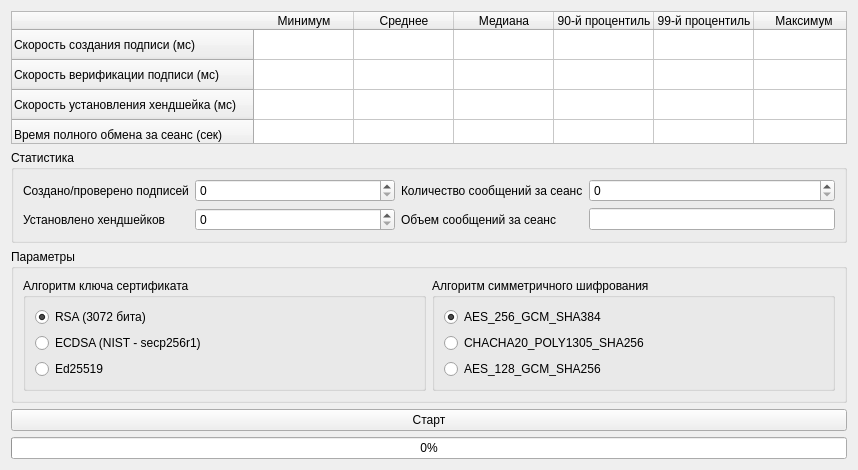
<?xml version="1.0" encoding="UTF-8"?>
<ui version="4.0">
 <class>Benchmark</class>
 <widget class="QWidget" name="Benchmark">
  <property name="geometry">
   <rect>
    <x>0</x>
    <y>0</y>
    <width>858</width>
    <height>470</height>
   </rect>
  </property>
  <property name="sizePolicy">
   <sizepolicy hsizetype="Preferred" vsizetype="Preferred">
    <horstretch>0</horstretch>
    <verstretch>0</verstretch>
   </sizepolicy>
  </property>
  <property name="windowTitle">
   <string>Тест скорости</string>
  </property>
  <layout class="QGridLayout" name="gridLayout_5">
   <item row="0" column="0">
    <widget class="QTableWidget" name="tableWidget">
     <property name="verticalScrollBarPolicy">
      <enum>Qt::ScrollBarPolicy::ScrollBarAlwaysOff</enum>
     </property>
     <property name="horizontalScrollBarPolicy">
      <enum>Qt::ScrollBarPolicy::ScrollBarAlwaysOff</enum>
     </property>
     <property name="editTriggers">
      <set>QAbstractItemView::EditTrigger::NoEditTriggers</set>
     </property>
     <property name="selectionMode">
      <enum>QAbstractItemView::SelectionMode::NoSelection</enum>
     </property>
     <attribute name="verticalHeaderMinimumSectionSize">
      <number>16</number>
     </attribute>
     <row>
      <property name="text">
       <string>Скорость создания подписи (мс)</string>
      </property>
     </row>
     <row>
      <property name="text">
       <string>Скорость верификации подписи (мс)</string>
      </property>
     </row>
     <row>
      <property name="text">
       <string>Скорость установления хендшейка (мс)</string>
      </property>
     </row>
     <row>
      <property name="text">
       <string>Время полного обмена за сеанс (сек)</string>
      </property>
     </row>
     <column>
      <property name="text">
       <string>Минимум</string>
      </property>
     </column>
     <column>
      <property name="text">
       <string>Среднее</string>
      </property>
     </column>
     <column>
      <property name="text">
       <string>Медиана</string>
      </property>
     </column>
     <column>
      <property name="text">
       <string>90-й процентиль</string>
      </property>
     </column>
     <column>
      <property name="text">
       <string>99-й процентиль</string>
      </property>
     </column>
     <column>
      <property name="text">
       <string>Максимум</string>
      </property>
     </column>
    </widget>
   </item>
   <item row="1" column="0">
    <widget class="QGroupBox" name="groupBox_2">
     <property name="title">
      <string>Статистика</string>
     </property>
     <layout class="QGridLayout" name="gridLayout_3">
      <item row="1" column="1">
       <widget class="QSpinBox" name="spinBox_2">
        <property name="minimumSize">
         <size>
          <width>200</width>
          <height>0</height>
         </size>
        </property>
        <property name="maximum">
         <number>1000000</number>
        </property>
       </widget>
      </item>
      <item row="0" column="1">
       <widget class="QSpinBox" name="spinBox">
        <property name="minimumSize">
         <size>
          <width>200</width>
          <height>0</height>
         </size>
        </property>
        <property name="maximum">
         <number>1000000</number>
        </property>
       </widget>
      </item>
      <item row="1" column="3">
       <widget class="QLineEdit" name="lineEdit_4">
        <property name="readOnly">
         <bool>true</bool>
        </property>
       </widget>
      </item>
      <item row="0" column="2">
       <widget class="QLabel" name="label_3">
        <property name="text">
         <string>Количество сообщений за сеанс</string>
        </property>
       </widget>
      </item>
      <item row="0" column="3">
       <widget class="QSpinBox" name="spinBox_3">
        <property name="maximum">
         <number>1000000</number>
        </property>
       </widget>
      </item>
      <item row="0" column="0">
       <widget class="QLabel" name="label">
        <property name="text">
         <string>Создано/проверено подписей</string>
        </property>
       </widget>
      </item>
      <item row="1" column="2">
       <widget class="QLabel" name="label_4">
        <property name="text">
         <string>Объем сообщений за сеанс</string>
        </property>
       </widget>
      </item>
      <item row="1" column="0">
       <widget class="QLabel" name="label_2">
        <property name="text">
         <string>Установлено хендшейков</string>
        </property>
       </widget>
      </item>
     </layout>
    </widget>
   </item>
   <item row="2" column="0">
    <widget class="QGroupBox" name="groupBox">
     <property name="title">
      <string>Параметры</string>
     </property>
     <layout class="QGridLayout" name="gridLayout_4">
      <item row="0" column="0">
       <widget class="QGroupBox" name="groupBox_3">
        <property name="title">
         <string>Алгоритм ключа сертификата</string>
        </property>
        <layout class="QGridLayout" name="gridLayout">
         <item row="0" column="0">
          <widget class="QRadioButton" name="radioButton_5">
           <property name="text">
            <string>RSA (3072 бита)</string>
           </property>
           <property name="checked">
            <bool>true</bool>
           </property>
          </widget>
         </item>
         <item row="1" column="0">
          <widget class="QRadioButton" name="radioButton_4">
           <property name="text">
            <string>ECDSA (NIST - secp256r1)</string>
           </property>
          </widget>
         </item>
         <item row="2" column="0">
          <widget class="QRadioButton" name="radioButton_6">
           <property name="text">
            <string>Ed25519</string>
           </property>
          </widget>
         </item>
        </layout>
       </widget>
      </item>
      <item row="0" column="1">
       <widget class="QGroupBox" name="groupBox_4">
        <property name="title">
         <string>Алгоритм симметричного шифрования</string>
        </property>
        <layout class="QGridLayout" name="gridLayout_2">
         <item row="0" column="0">
          <widget class="QRadioButton" name="radioButton">
           <property name="text">
            <string>AES_256_GCM_SHA384</string>
           </property>
           <property name="checked">
            <bool>true</bool>
           </property>
          </widget>
         </item>
         <item row="1" column="0">
          <widget class="QRadioButton" name="radioButton_2">
           <property name="text">
            <string>CHACHA20_POLY1305_SHA256</string>
           </property>
          </widget>
         </item>
         <item row="2" column="0">
          <widget class="QRadioButton" name="radioButton_3">
           <property name="text">
            <string>AES_128_GCM_SHA256</string>
           </property>
          </widget>
         </item>
        </layout>
       </widget>
      </item>
     </layout>
    </widget>
   </item>
   <item row="3" column="0">
    <widget class="QPushButton" name="pushButton">
     <property name="text">
      <string>Старт</string>
     </property>
    </widget>
   </item>
   <item row="4" column="0">
    <widget class="QProgressBar" name="progressBar">
     <property name="value">
      <number>0</number>
     </property>
    </widget>
   </item>
  </layout>
 </widget>
 <resources/>
 <connections/>
</ui>
